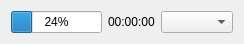
<?xml version="1.0" encoding="UTF-8"?>
<ui version="4.0">
 <class>EnhancedProgressBar</class>
 <widget class="QWidget" name="EnhancedProgressBar">
  <property name="geometry">
   <rect>
    <x>0</x>
    <y>0</y>
    <width>208</width>
    <height>32</height>
   </rect>
  </property>
  <property name="sizePolicy">
   <sizepolicy hsizetype="Preferred" vsizetype="MinimumExpanding">
    <horstretch>0</horstretch>
    <verstretch>0</verstretch>
   </sizepolicy>
  </property>
  <property name="maximumSize">
   <size>
    <width>99999</width>
    <height>99999</height>
   </size>
  </property>
  <property name="windowTitle">
   <string>Form</string>
  </property>
  <layout class="QHBoxLayout" name="horizontalLayout">
   <item>
    <widget class="QProgressBar" name="progressBar">
     <property name="value">
      <number>24</number>
     </property>
    </widget>
   </item>
   <item>
    <widget class="QLabel" name="label">
     <property name="text">
      <string>00:00:00</string>
     </property>
    </widget>
   </item>
   <item>
    <widget class="QComboBox" name="comboBox">
     <property name="sizeAdjustPolicy">
      <enum>QComboBox::AdjustToContents</enum>
     </property>
    </widget>
   </item>
  </layout>
 </widget>
 <resources/>
 <connections/>
</ui>
